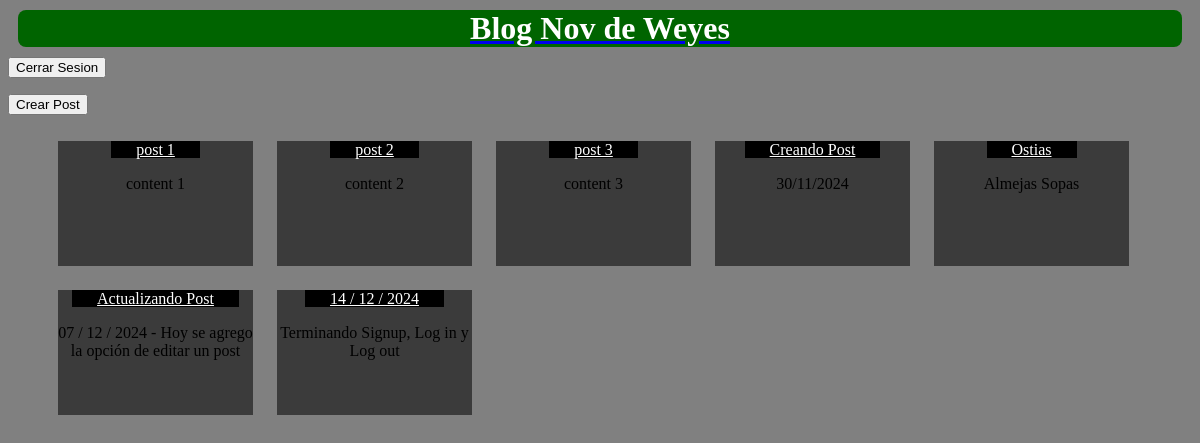
/home/, run on the app's committed database.
### blog/models.py (models this page shows, shortened)
class Post(models.Model):   #Post es una tabla en la base de datos
    title = models.CharField(max_length=200)
    content = models.TextField()
    created_at = models.DateTimeField(auto_now_add=True)    #Cuando se crea un post, se crea un autor
    updated_at = models.DateTimeField(auto_now=True)    #Aqui se actualiza el post
    author = models.ForeignKey('auth.User', on_delete=models.CASCADE)   #Aqui se relaciona el post con el autor, el auto es una llave foranea que hace referencia a la tabla User de Django

### blog/views.py (the view)
# urls.py: path('', PostListView.as_view(), name='blog-home'), #Esto es el post-list
class PostListView(ListView):
    model = Post
    template_name = 'post_list.html' #Archivo dentro de la carpeta templates

### templates/post_list.html (shortened to what this page needs)
{% extends "_base.html" %}
{%  block content %}
    <a href="{% url 'post-create' %}">   <button>   Crear Post   </button>   </a>
    <ul>
        {% for item in post_list %}
            <li class="cuadrado-post">
                <a href="{% url 'post-detail' item.pk %}" class="titulo-post">  {{ item.title }}  </a>
                <p>{{ item.content }}</p>
            </li>
        {% endfor %}
    </ul>
{% endblock content%}

### templates/post_list.html (style rules this page uses)
.cuadrado-post { text-align: center; background-color: rgb(59, 59, 59); margin: 10px; height: 125px; width: 195px; display: inline-block; font-display: red; overflow: hidden; text-overflow: ellipsis; }
.titulo-post { width: 195px; background-color: black; color: white; padding-left: 25px; padding-right: 25px; }

### templates/_base.html (style rules this page uses)
.body { background-color: gray; }

### data on the page
Post: title "post 1", content "content 1"
Post: title "post 2", content "content 2"
Post: title "post 3", content "content 3"
Post: title "Creando Post", content "30/11/2024"
Post: title "Ostias", content "Almejas Sopas"
Post: title "Actualizando Post", content "07 / 12 / 2024 - Hoy se agrego la opción de editar un post"
Post: title "14 / 12 / 2024", content "Terminando Signup, Log in y Log out"
